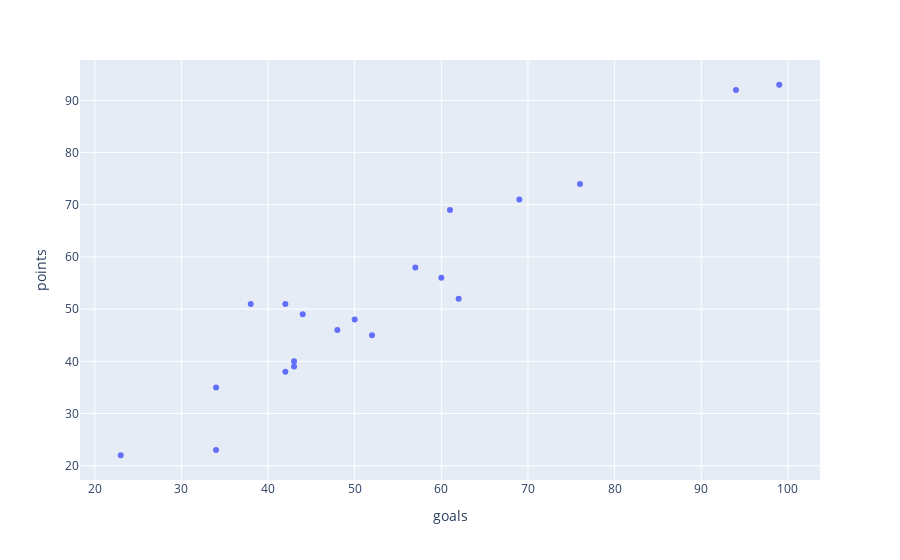

This figure's notebook cell:
### Markdown cell above
### Pass data to scatter function

### Code cell
px.scatter(data_frame=df_premier,x='goals',y='points')

### Figure 1 — Plotly figure (JSON) as saved in the notebook; plotly's stock layout.template omitted (floating-point values rounded to 4 significant figures)
{"data": [{"hovertemplate": "goals=%{x}<br>points=%{y}<extra></extra>", "legendgroup": "", "marker": {"color": "#636efa", "symbol": "circle"}, "mode": "markers", "name": "", "orientation": "v", "showlegend": false, "type": "scatter", "x": [99, 94, 76, 69, 61, 57, 60, 62, 42, 38, 44, 50, 48, 52, 43, 43, 42, 34, 34, 23], "xaxis": "x", "y": [93, 92, 74, 71, 69, 58, 56, 52, 51, 51, 49, 48, 46, 45, 40, 39, 38, 35, 23, 22], "yaxis": "y"}], "layout": {"autosize": true, "legend": {"tracegroupgap": 0}, "margin": {"t": 60}, "xaxis": {"anchor": "y", "autorange": true, "domain": [0, 1], "range": [18.39, 103.6], "title": {"text": "goals"}, "type": "linear"}, "yaxis": {"anchor": "x", "autorange": true, "domain": [0, 1], "range": [16.5, 98.5], "title": {"text": "points"}, "type": "linear"}}}
